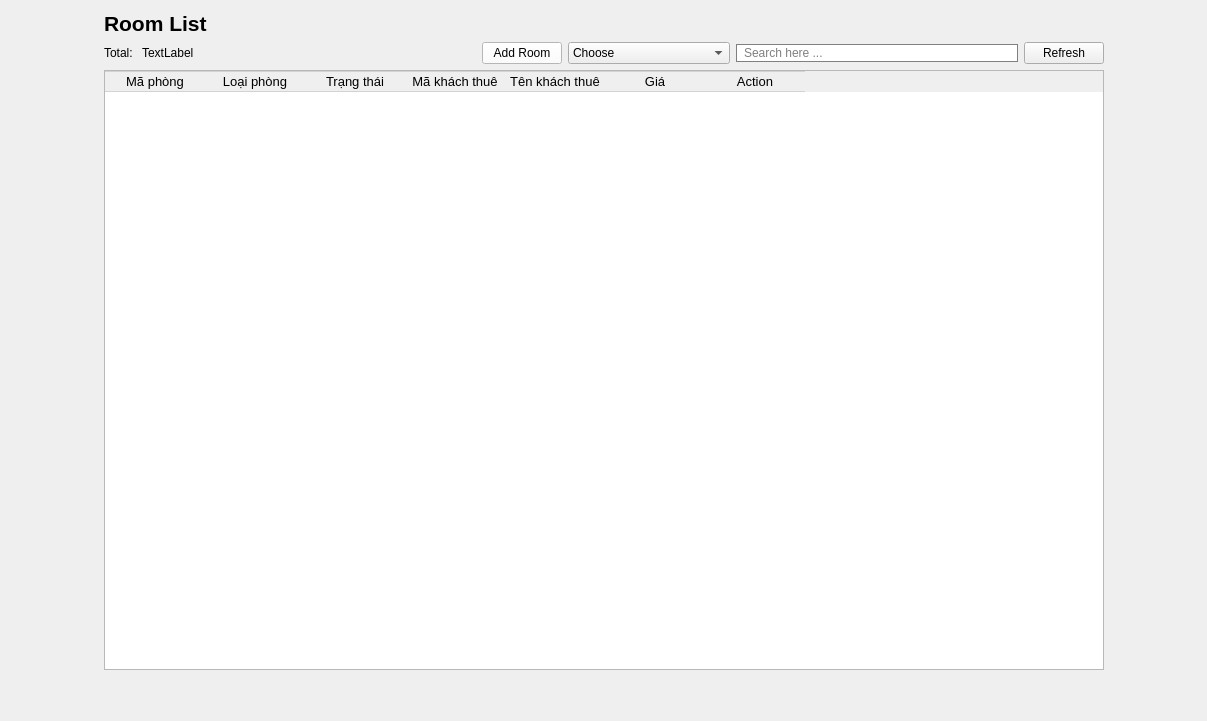
             <widget class="QWidget" name="page_2">
              <layout class="QHBoxLayout" name="horizontalLayout_12">
               <item>
                <spacer name="horizontalSpacer_9">
                 <property name="orientation">
                  <enum>Qt::Orientation::Horizontal</enum>
                 </property>
                 <property name="sizeHint" stdset="0">
                  <size>
                   <width>93</width>
                   <height>20</height>
                  </size>
                 </property>
                </spacer>
               </item>
               <item>
                <layout class="QVBoxLayout" name="verticalLayout_6">
                 <item>
                  <layout class="QHBoxLayout" name="horizontalLayout_9">
                   <item>
                    <widget class="QLabel" name="label_5">
                     <property name="font">
                      <font>
                       <pointsize>16</pointsize>
                       <bold>true</bold>
                      </font>
                     </property>
                     <property name="text">
                      <string>Room List</string>
                     </property>
                    </widget>
                   </item>
                   <item>
                    <spacer name="horizontalSpacer_6">
                     <property name="orientation">
                      <enum>Qt::Orientation::Horizontal</enum>
                     </property>
                     <property name="sizeHint" stdset="0">
                      <size>
                       <width>40</width>
                       <height>20</height>
                      </size>
                     </property>
                    </spacer>
                   </item>
                  </layout>
                 </item>
                 <item>
                  <layout class="QHBoxLayout" name="horizontalLayout_7">
                   <item>
                    <layout class="QHBoxLayout" name="horizontalLayout_6">
                     <item>
                      <widget class="QLabel" name="label_2">
                       <property name="text">
                        <string>Total: </string>
                       </property>
                      </widget>
                     </item>
                     <item>
                      <widget class="QLabel" name="totalroom">
                       <property name="text">
                        <string>TextLabel</string>
                       </property>
                      </widget>
                     </item>
                    </layout>
                   </item>
                   <item>
                    <spacer name="horizontalSpacer_4">
                     <property name="orientation">
                      <enum>Qt::Orientation::Horizontal</enum>
                     </property>
                     <property name="sizeHint" stdset="0">
                      <size>
                       <width>40</width>
                       <height>20</height>
                      </size>
                     </property>
                    </spacer>
                   </item>
                   <item>
                    <widget class="QPushButton" name="addroom">
                     <property name="minimumSize">
                      <size>
                       <width>70</width>
                       <height>0</height>
                      </size>
                     </property>
                     <property name="styleSheet">
                      <string notr="true">QPushButton{
background-color: rgb(255, 255, 255);
}</string>
                     </property>
                     <property name="text">
                      <string>Add Room</string>
                     </property>
                     <property name="icon">
                      <iconset resource="Icon.qrc">
                       <normaloff>:/new/prefix1/Resources/add.png</normaloff>:/new/prefix1/Resources/add.png</iconset>
                     </property>
                     <property name="iconSize">
                      <size>
                       <width>10</width>
                       <height>10</height>
                      </size>
                     </property>
                     <property name="checkable">
                      <bool>false</bool>
                     </property>
                    </widget>
                   </item>
                   <item>
                    <widget class="QComboBox" name="CBSR">
                     <item>
                      <property name="text">
                       <string>Choose</string>
                      </property>
                     </item>
                     <item>
                      <property name="text">
                       <string>Room ID</string>
                      </property>
                     </item>
                     <item>
                      <property name="text">
                       <string>Room Type</string>
                      </property>
                     </item>
                     <item>
                      <property name="text">
                       <string>Tên khách thuê</string>
                      </property>
                     </item>
                     <item>
                      <property name="text">
                       <string>Phòng đang trống</string>
                      </property>
                     </item>
                     <item>
                      <property name="text">
                       <string>Phòng đã có người thuê</string>
                      </property>
                     </item>
                     <item>
                      <property name="text">
                       <string>Phòng đang bảo trì</string>
                      </property>
                     </item>
                     <item>
                      <property name="text">
                       <string>Phòng đã đặt</string>
                      </property>
                     </item>
                    </widget>
                   </item>
                   <item>
                    <widget class="QLineEdit" name="LineEditSearchRoom">
                     <property name="styleSheet">
                      <string notr="true">QLineEdit{
padding-left:5px;
border: 1px solid gray;
border-radius: 10px;
}</string>
                     </property>
                     <property name="placeholderText">
                      <string>Search here ...</string>
                     </property>
                    </widget>
                   </item>
                   <item>
                    <widget class="QPushButton" name="Refbtn">
                     <property name="text">
                      <string>Refresh</string>
                     </property>
                     <property name="icon">
                      <iconset resource="Icon.qrc">
                       <normaloff>:/new/prefix1/Resources/reload.png</normaloff>:/new/prefix1/Resources/reload.png</iconset>
                     </property>
                    </widget>
                   </item>
                  </layout>
                 </item>
                 <item>
                  <widget class="QTableWidget" name="table1">
                   <property name="minimumSize">
                    <size>
                     <width>1000</width>
                     <height>600</height>
                    </size>
                   </property>
                   <property name="font">
                    <font>
                     <pointsize>10</pointsize>
                    </font>
                   </property>
                   <property name="styleSheet">
                    <string notr="true">QPushButton{
	 border: none;
}
QTableWidget::item {
       border-right: none;
       border-left: none;
       border-bottom: 1px solid #D3D3D3;
}
QHeaderView::section {
       border: 1px solid #D3D3D3; 
       border-right: none;      
       border-left: none;       
}</string>
                   </property>
                   <property name="editTriggers">
                    <set>QAbstractItemView::EditTrigger::NoEditTriggers</set>
                   </property>
                   <property name="alternatingRowColors">
                    <bool>true</bool>
                   </property>
                   <property name="selectionMode">
                    <enum>QAbstractItemView::SelectionMode::NoSelection</enum>
                   </property>
                   <property name="showGrid">
                    <bool>false</bool>
                   </property>
                   <attribute name="horizontalHeaderVisible">
                    <bool>true</bool>
                   </attribute>
                   <attribute name="horizontalHeaderCascadingSectionResizes">
                    <bool>false</bool>
                   </attribute>
                   <attribute name="horizontalHeaderHighlightSections">
                    <bool>true</bool>
                   </attribute>
                   <attribute name="horizontalHeaderShowSortIndicator" stdset="0">
                    <bool>false</bool>
                   </attribute>
                   <attribute name="horizontalHeaderStretchLastSection">
                    <bool>false</bool>
                   </attribute>
                   <column>
                    <property name="text">
                     <string>Mã phòng</string>
                    </property>
                    <property name="font">
                     <font>
                      <pointsize>10</pointsize>
                     </font>
                    </property>
                   </column>
                   <column>
                    <property name="text">
                     <string>Loại phòng</string>
                    </property>
                    <property name="font">
                     <font>
                      <pointsize>10</pointsize>
                     </font>
                    </property>
                   </column>
                   <column>
                    <property name="text">
                     <string>Trạng thái</string>
                    </property>
                    <property name="font">
                     <font>
                      <pointsize>10</pointsize>
                     </font>
                    </property>
                   </column>
                   <column>
                    <property name="text">
                     <string>Mã khách thuê</string>
                    </property>
                    <property name="font">
                     <font>
                      <pointsize>10</pointsize>
                     </font>
                    </property>
                   </column>
                   <column>
                    <property name="text">
                     <string>Tên khách thuê</string>
                    </property>
                   </column>
                   <column>
                    <property name="text">
                     <string>Giá</string>
                    </property>
                    <property name="font">
                     <font>
                      <pointsize>10</pointsize>
                     </font>
                    </property>
                   </column>
                   <column>
                    <property name="text">
                     <string>Action</string>
                    </property>
                    <property name="font">
                     <font>
                      <pointsize>10</pointsize>
                     </font>
                    </property>
                   </column>
                  </widget>
                 </item>
                 <item>
                  <spacer name="verticalSpacer_3">
                   <property name="orientation">
                    <enum>Qt::Orientation::Vertical</enum>
                   </property>
                   <property name="sizeHint" stdset="0">
                    <size>
                     <width>20</width>
                     <height>40</height>
                    </size>
                   </property>
                  </spacer>
                 </item>
                </layout>
               </item>
               <item>
                <spacer name="horizontalSpacer_10">
                 <property name="orientation">
                  <enum>Qt::Orientation::Horizontal</enum>
                 </property>
                 <property name="sizeHint" stdset="0">
                  <size>
                   <width>92</width>
                   <height>20</height>
                  </size>
                 </property>
                </spacer>
               </item>
              </layout>
             </widget>
